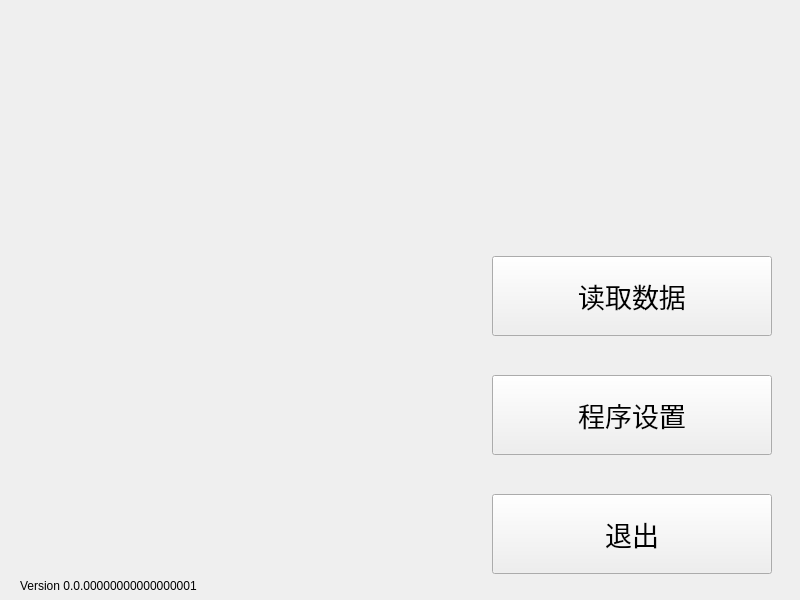
<?xml version="1.0" encoding="UTF-8"?>
<ui version="4.0">
 <class>MainWindow</class>
 <widget class="QMainWindow" name="MainWindow">
  <property name="geometry">
   <rect>
    <x>0</x>
    <y>0</y>
    <width>800</width>
    <height>600</height>
   </rect>
  </property>
  <property name="sizePolicy">
   <sizepolicy hsizetype="Fixed" vsizetype="Fixed">
    <horstretch>0</horstretch>
    <verstretch>0</verstretch>
   </sizepolicy>
  </property>
  <property name="windowTitle">
   <string>EIS程序嘻嘻</string>
  </property>
  <widget class="QWidget" name="mainWindowWidget">
   <property name="enabled">
    <bool>true</bool>
   </property>
   <property name="sizePolicy">
    <sizepolicy hsizetype="Preferred" vsizetype="Preferred">
     <horstretch>0</horstretch>
     <verstretch>0</verstretch>
    </sizepolicy>
   </property>
   <widget class="QStackedWidget" name="Widgets">
    <property name="geometry">
     <rect>
      <x>0</x>
      <y>0</y>
      <width>800</width>
      <height>600</height>
     </rect>
    </property>
    <property name="sizePolicy">
     <sizepolicy hsizetype="Preferred" vsizetype="Preferred">
      <horstretch>0</horstretch>
      <verstretch>0</verstretch>
     </sizepolicy>
    </property>
    <property name="currentIndex">
     <number>0</number>
    </property>
    <widget class="QWidget" name="Start">
     <property name="sizePolicy">
      <sizepolicy hsizetype="Preferred" vsizetype="Preferred">
       <horstretch>0</horstretch>
       <verstretch>0</verstretch>
      </sizepolicy>
     </property>
     <widget class="QLabel" name="TitlePic">
      <property name="geometry">
       <rect>
        <x>10</x>
        <y>10</y>
        <width>771</width>
        <height>221</height>
       </rect>
      </property>
      <property name="text">
       <string/>
      </property>
      <property name="pixmap">
       <pixmap>C:/Users/PanHa/Pictures/4d20e27680f5789f91ae9812689939e0db828a58.jpg</pixmap>
      </property>
      <property name="scaledContents">
       <bool>true</bool>
      </property>
     </widget>
     <widget class="QLabel" name="CornerPic">
      <property name="geometry">
       <rect>
        <x>30</x>
        <y>240</y>
        <width>371</width>
        <height>331</height>
       </rect>
      </property>
      <property name="text">
       <string/>
      </property>
      <property name="pixmap">
       <pixmap>C:/Users/PanHa/Pictures/6coctu_fufu.gif</pixmap>
      </property>
      <property name="scaledContents">
       <bool>true</bool>
      </property>
     </widget>
     <widget class="QLabel" name="VersionText">
      <property name="geometry">
       <rect>
        <x>20</x>
        <y>575</y>
        <width>371</width>
        <height>21</height>
       </rect>
      </property>
      <property name="text">
       <string>Version 0.0.00000000000000001</string>
      </property>
     </widget>
     <widget class="QWidget" name="verticalLayoutWidget">
      <property name="geometry">
       <rect>
        <x>481</x>
        <y>240</y>
        <width>302</width>
        <height>351</height>
       </rect>
      </property>
      <layout class="QVBoxLayout" name="StartButtons">
       <item alignment="Qt::AlignHCenter|Qt::AlignVCenter">
        <widget class="QPushButton" name="ReadDataButton">
         <property name="sizePolicy">
          <sizepolicy hsizetype="Fixed" vsizetype="Fixed">
           <horstretch>0</horstretch>
           <verstretch>0</verstretch>
          </sizepolicy>
         </property>
         <property name="minimumSize">
          <size>
           <width>280</width>
           <height>80</height>
          </size>
         </property>
         <property name="font">
          <font>
           <family>华文彩云</family>
           <pointsize>20</pointsize>
           <weight>50</weight>
           <bold>false</bold>
          </font>
         </property>
         <property name="text">
          <string>读取数据</string>
         </property>
        </widget>
       </item>
       <item alignment="Qt::AlignHCenter|Qt::AlignVCenter">
        <widget class="QPushButton" name="ProgramSettingButton">
         <property name="sizePolicy">
          <sizepolicy hsizetype="Fixed" vsizetype="Fixed">
           <horstretch>0</horstretch>
           <verstretch>0</verstretch>
          </sizepolicy>
         </property>
         <property name="minimumSize">
          <size>
           <width>280</width>
           <height>80</height>
          </size>
         </property>
         <property name="font">
          <font>
           <family>华文彩云</family>
           <pointsize>20</pointsize>
          </font>
         </property>
         <property name="text">
          <string>程序设置</string>
         </property>
        </widget>
       </item>
       <item alignment="Qt::AlignHCenter|Qt::AlignVCenter">
        <widget class="QPushButton" name="ExitButton">
         <property name="sizePolicy">
          <sizepolicy hsizetype="Fixed" vsizetype="Fixed">
           <horstretch>0</horstretch>
           <verstretch>0</verstretch>
          </sizepolicy>
         </property>
         <property name="minimumSize">
          <size>
           <width>280</width>
           <height>80</height>
          </size>
         </property>
         <property name="font">
          <font>
           <family>华文彩云</family>
           <pointsize>20</pointsize>
          </font>
         </property>
         <property name="text">
          <string>退出</string>
         </property>
        </widget>
       </item>
      </layout>
     </widget>
    </widget>
    <widget class="QWidget" name="ReadData">
     <property name="sizePolicy">
      <sizepolicy hsizetype="Preferred" vsizetype="Preferred">
       <horstretch>0</horstretch>
       <verstretch>0</verstretch>
      </sizepolicy>
     </property>
     <widget class="QLabel" name="ReadDataDiagramPic">
      <property name="geometry">
       <rect>
        <x>300</x>
        <y>10</y>
        <width>481</width>
        <height>451</height>
       </rect>
      </property>
      <property name="sizePolicy">
       <sizepolicy hsizetype="Fixed" vsizetype="Fixed">
        <horstretch>0</horstretch>
        <verstretch>0</verstretch>
       </sizepolicy>
      </property>
      <property name="text">
       <string/>
      </property>
      <property name="textFormat">
       <enum>Qt::AutoText</enum>
      </property>
      <property name="pixmap">
       <pixmap>C:/Users/PanHa/Pictures/49d7fde9f169f2405f6b7727b10cd36c2033765513.jpg</pixmap>
      </property>
      <property name="scaledContents">
       <bool>true</bool>
      </property>
     </widget>
     <widget class="QWidget" name="layoutWidget">
      <property name="geometry">
       <rect>
        <x>510</x>
        <y>530</y>
        <width>271</width>
        <height>61</height>
       </rect>
      </property>
      <layout class="QHBoxLayout" name="ReadDataBottomButtons">
       <item>
        <widget class="QPushButton" name="ReadDataBackButton">
         <property name="minimumSize">
          <size>
           <width>130</width>
           <height>50</height>
          </size>
         </property>
         <property name="text">
          <string>返回</string>
         </property>
        </widget>
       </item>
       <item>
        <widget class="QPushButton" name="ReadDataNextButton">
         <property name="minimumSize">
          <size>
           <width>130</width>
           <height>50</height>
          </size>
         </property>
         <property name="text">
          <string>下一步</string>
         </property>
        </widget>
       </item>
      </layout>
     </widget>
     <widget class="QTreeView" name="ReadDataTreeView">
      <property name="geometry">
       <rect>
        <x>10</x>
        <y>10</y>
        <width>271</width>
        <height>571</height>
       </rect>
      </property>
     </widget>
     <widget class="QLabel" name="ReadDataHighlightFileName">
      <property name="geometry">
       <rect>
        <x>290</x>
        <y>530</y>
        <width>201</width>
        <height>61</height>
       </rect>
      </property>
      <property name="text">
       <string>选中的文件：</string>
      </property>
      <property name="alignment">
       <set>Qt::AlignLeading|Qt::AlignLeft|Qt::AlignVCenter</set>
      </property>
     </widget>
    </widget>
    <widget class="QWidget" name="ProcessSettings">
     <widget class="QLabel" name="DRTDiagramPic">
      <property name="geometry">
       <rect>
        <x>300</x>
        <y>10</y>
        <width>481</width>
        <height>451</height>
       </rect>
      </property>
      <property name="sizePolicy">
       <sizepolicy hsizetype="Fixed" vsizetype="Fixed">
        <horstretch>0</horstretch>
        <verstretch>0</verstretch>
       </sizepolicy>
      </property>
      <property name="text">
       <string/>
      </property>
      <property name="textFormat">
       <enum>Qt::AutoText</enum>
      </property>
      <property name="pixmap">
       <pixmap>C:/Users/PanHa/Pictures/49d7fde9f169f2405f6b7727b10cd36c2033765513.jpg</pixmap>
      </property>
      <property name="scaledContents">
       <bool>true</bool>
      </property>
     </widget>
     <widget class="QWidget" name="layoutWidget_2">
      <property name="geometry">
       <rect>
        <x>510</x>
        <y>530</y>
        <width>271</width>
        <height>61</height>
       </rect>
      </property>
      <layout class="QHBoxLayout" name="ProcessBottomButtons">
       <item>
        <widget class="QPushButton" name="ProcessBackButton">
         <property name="minimumSize">
          <size>
           <width>130</width>
           <height>50</height>
          </size>
         </property>
         <property name="text">
          <string>返回</string>
         </property>
        </widget>
       </item>
       <item>
        <widget class="QPushButton" name="ProcessNextButton">
         <property name="minimumSize">
          <size>
           <width>130</width>
           <height>50</height>
          </size>
         </property>
         <property name="text">
          <string>下一步</string>
         </property>
        </widget>
       </item>
      </layout>
     </widget>
     <widget class="QLabel" name="DataNameLabel">
      <property name="geometry">
       <rect>
        <x>10</x>
        <y>10</y>
        <width>271</width>
        <height>41</height>
       </rect>
      </property>
      <property name="font">
       <font>
        <family>华文彩云</family>
        <pointsize>20</pointsize>
       </font>
      </property>
      <property name="text">
       <string>*插入数据名称*:</string>
      </property>
      <property name="scaledContents">
       <bool>true</bool>
      </property>
     </widget>
     <widget class="QLabel" name="staticLabel2">
      <property name="geometry">
       <rect>
        <x>10</x>
        <y>130</y>
        <width>101</width>
        <height>21</height>
       </rect>
      </property>
      <property name="text">
       <string>拟合参数范围：</string>
      </property>
     </widget>
     <widget class="QLabel" name="InfoTextBoxPic">
      <property name="geometry">
       <rect>
        <x>10</x>
        <y>470</y>
        <width>471</width>
        <height>121</height>
       </rect>
      </property>
      <property name="font">
       <font>
        <family>华文彩云</family>
        <pointsize>16</pointsize>
       </font>
      </property>
      <property name="text">
       <string/>
      </property>
      <property name="pixmap">
       <pixmap>UI Elements/ProcessSettings/InfoTextBox.png</pixmap>
      </property>
      <property name="scaledContents">
       <bool>true</bool>
      </property>
      <property name="alignment">
       <set>Qt::AlignLeading|Qt::AlignLeft|Qt::AlignTop</set>
      </property>
      <property name="wordWrap">
       <bool>false</bool>
      </property>
      <property name="margin">
       <number>0</number>
      </property>
     </widget>
     <widget class="QTableWidget" name="BoundsTable">
      <property name="geometry">
       <rect>
        <x>10</x>
        <y>150</y>
        <width>281</width>
        <height>91</height>
       </rect>
      </property>
      <property name="lineWidth">
       <number>1</number>
      </property>
      <property name="midLineWidth">
       <number>0</number>
      </property>
      <property name="horizontalScrollBarPolicy">
       <enum>Qt::ScrollBarAlwaysOff</enum>
      </property>
      <property name="sizeAdjustPolicy">
       <enum>QAbstractScrollArea::AdjustIgnored</enum>
      </property>
      <property name="autoScrollMargin">
       <number>16</number>
      </property>
      <property name="textElideMode">
       <enum>Qt::ElideMiddle</enum>
      </property>
      <property name="showGrid">
       <bool>true</bool>
      </property>
      <property name="gridStyle">
       <enum>Qt::SolidLine</enum>
      </property>
      <property name="sortingEnabled">
       <bool>false</bool>
      </property>
      <property name="cornerButtonEnabled">
       <bool>true</bool>
      </property>
      <attribute name="horizontalHeaderVisible">
       <bool>false</bool>
      </attribute>
      <attribute name="horizontalHeaderCascadingSectionResizes">
       <bool>true</bool>
      </attribute>
      <attribute name="horizontalHeaderMinimumSectionSize">
       <number>30</number>
      </attribute>
      <attribute name="horizontalHeaderDefaultSectionSize">
       <number>100</number>
      </attribute>
      <attribute name="horizontalHeaderStretchLastSection">
       <bool>true</bool>
      </attribute>
      <attribute name="verticalHeaderVisible">
       <bool>false</bool>
      </attribute>
      <attribute name="verticalHeaderCascadingSectionResizes">
       <bool>true</bool>
      </attribute>
      <attribute name="verticalHeaderDefaultSectionSize">
       <number>30</number>
      </attribute>
      <attribute name="verticalHeaderShowSortIndicator" stdset="0">
       <bool>false</bool>
      </attribute>
      <row>
       <property name="text">
        <string>RCircuit</string>
       </property>
      </row>
      <row>
       <property name="text">
        <string>Rs</string>
       </property>
      </row>
      <row>
       <property name="text">
        <string>L</string>
       </property>
      </row>
      <row>
       <property name="text">
        <string>Beta</string>
       </property>
      </row>
      <row>
       <property name="text">
        <string>R</string>
       </property>
      </row>
      <row>
       <property name="text">
        <string>C</string>
       </property>
      </row>
      <column>
       <property name="text">
        <string>最小值</string>
       </property>
      </column>
      <column>
       <property name="text">
        <string>最大值</string>
       </property>
      </column>
      <item row="0" column="0">
       <property name="text">
        <string>1e-8</string>
       </property>
      </item>
      <item row="0" column="1">
       <property name="text">
        <string>10</string>
       </property>
      </item>
     </widget>
     <widget class="QLabel" name="staticLabel">
      <property name="geometry">
       <rect>
        <x>10</x>
        <y>60</y>
        <width>101</width>
        <height>21</height>
       </rect>
      </property>
      <property name="text">
       <string>反应环数量：</string>
      </property>
     </widget>
     <widget class="QLabel" name="InfoText">
      <property name="geometry">
       <rect>
        <x>40</x>
        <y>490</y>
        <width>411</width>
        <height>81</height>
       </rect>
      </property>
      <property name="font">
       <font>
        <family>华文彩云</family>
        <pointsize>12</pointsize>
       </font>
      </property>
      <property name="text">
       <string>这是测试文字，用来测试长度非常非常非常长的时候会怎么样。</string>
      </property>
      <property name="scaledContents">
       <bool>false</bool>
      </property>
      <property name="alignment">
       <set>Qt::AlignLeading|Qt::AlignLeft|Qt::AlignTop</set>
      </property>
      <property name="wordWrap">
       <bool>true</bool>
      </property>
     </widget>
     <widget class="QSpinBox" name="RingCountSpinBox">
      <property name="geometry">
       <rect>
        <x>10</x>
        <y>90</y>
        <width>121</width>
        <height>31</height>
       </rect>
      </property>
      <property name="font">
       <font>
        <family>3ds</family>
        <pointsize>12</pointsize>
        <weight>50</weight>
        <italic>false</italic>
        <bold>false</bold>
       </font>
      </property>
      <property name="prefix">
       <string/>
      </property>
      <property name="maximum">
       <number>10</number>
      </property>
      <property name="value">
       <number>3</number>
      </property>
     </widget>
     <widget class="QCheckBox" name="PreProcessDataCheckBox">
      <property name="geometry">
       <rect>
        <x>10</x>
        <y>250</y>
        <width>111</width>
        <height>21</height>
       </rect>
      </property>
      <property name="layoutDirection">
       <enum>Qt::RightToLeft</enum>
      </property>
      <property name="text">
       <string>数据预处理：</string>
      </property>
      <property name="checked">
       <bool>true</bool>
      </property>
     </widget>
     <widget class="QPushButton" name="ShowPreProcessOptionsButton">
      <property name="geometry">
       <rect>
        <x>10</x>
        <y>280</y>
        <width>131</width>
        <height>41</height>
       </rect>
      </property>
      <property name="text">
       <string>查看预处理选项</string>
      </property>
     </widget>
     <widget class="QLabel" name="staticLabel3">
      <property name="geometry">
       <rect>
        <x>10</x>
        <y>340</y>
        <width>101</width>
        <height>21</height>
       </rect>
      </property>
      <property name="text">
       <string>拟合算法：</string>
      </property>
     </widget>
     <widget class="QTableWidget" name="MethodsTable">
      <property name="geometry">
       <rect>
        <x>10</x>
        <y>370</y>
        <width>281</width>
        <height>91</height>
       </rect>
      </property>
      <property name="lineWidth">
       <number>1</number>
      </property>
      <property name="horizontalScrollBarPolicy">
       <enum>Qt::ScrollBarAlwaysOff</enum>
      </property>
      <property name="sizeAdjustPolicy">
       <enum>QAbstractScrollArea::AdjustIgnored</enum>
      </property>
      <property name="autoScrollMargin">
       <number>16</number>
      </property>
      <property name="textElideMode">
       <enum>Qt::ElideMiddle</enum>
      </property>
      <property name="showGrid">
       <bool>true</bool>
      </property>
      <property name="sortingEnabled">
       <bool>false</bool>
      </property>
      <property name="cornerButtonEnabled">
       <bool>true</bool>
      </property>
      <attribute name="horizontalHeaderVisible">
       <bool>false</bool>
      </attribute>
      <attribute name="horizontalHeaderCascadingSectionResizes">
       <bool>true</bool>
      </attribute>
      <attribute name="horizontalHeaderMinimumSectionSize">
       <number>30</number>
      </attribute>
      <attribute name="horizontalHeaderDefaultSectionSize">
       <number>100</number>
      </attribute>
      <attribute name="horizontalHeaderStretchLastSection">
       <bool>true</bool>
      </attribute>
      <attribute name="verticalHeaderVisible">
       <bool>false</bool>
      </attribute>
      <attribute name="verticalHeaderCascadingSectionResizes">
       <bool>true</bool>
      </attribute>
      <attribute name="verticalHeaderDefaultSectionSize">
       <number>30</number>
      </attribute>
      <attribute name="verticalHeaderShowSortIndicator" stdset="0">
       <bool>false</bool>
      </attribute>
     </widget>
    </widget>
    <widget class="QWidget" name="Processing">
     <widget class="QLabel" name="ProcessingVideo">
      <property name="geometry">
       <rect>
        <x>100</x>
        <y>20</y>
        <width>600</width>
        <height>401</height>
       </rect>
      </property>
      <property name="font">
       <font>
        <family>华文彩云</family>
        <pointsize>30</pointsize>
       </font>
      </property>
      <property name="layoutDirection">
       <enum>Qt::LeftToRight</enum>
      </property>
      <property name="frameShape">
       <enum>QFrame::Box</enum>
      </property>
      <property name="text">
       <string>纯纯的冰</string>
      </property>
      <property name="alignment">
       <set>Qt::AlignCenter</set>
      </property>
     </widget>
     <widget class="QLabel" name="TimeUsageLabel">
      <property name="geometry">
       <rect>
        <x>20</x>
        <y>470</y>
        <width>301</width>
        <height>41</height>
       </rect>
      </property>
      <property name="font">
       <font>
        <family>华文彩云</family>
        <pointsize>12</pointsize>
       </font>
      </property>
      <property name="text">
       <string>已用时：99:99:99</string>
      </property>
     </widget>
     <widget class="QPushButton" name="ProcessingNextButton">
      <property name="enabled">
       <bool>false</bool>
      </property>
      <property name="geometry">
       <rect>
        <x>660</x>
        <y>460</y>
        <width>121</width>
        <height>51</height>
       </rect>
      </property>
      <property name="text">
       <string>下一步</string>
      </property>
     </widget>
     <widget class="QWidget" name="layoutWidget">
      <property name="geometry">
       <rect>
        <x>20</x>
        <y>520</y>
        <width>761</width>
        <height>71</height>
       </rect>
      </property>
      <layout class="QFormLayout" name="ProgressBars">
       <item row="0" column="0">
        <widget class="QLabel" name="staticLabel4">
         <property name="font">
          <font>
           <family>华文彩云</family>
           <pointsize>12</pointsize>
          </font>
         </property>
         <property name="text">
          <string>当前算法进度：</string>
         </property>
        </widget>
       </item>
       <item row="0" column="1">
        <widget class="QProgressBar" name="CurrentMethodProgressBar">
         <property name="sizePolicy">
          <sizepolicy hsizetype="Expanding" vsizetype="Expanding">
           <horstretch>0</horstretch>
           <verstretch>0</verstretch>
          </sizepolicy>
         </property>
         <property name="value">
          <number>50</number>
         </property>
        </widget>
       </item>
       <item row="1" column="0">
        <widget class="QLabel" name="staticLabel5">
         <property name="font">
          <font>
           <family>华文彩云</family>
           <pointsize>12</pointsize>
          </font>
         </property>
         <property name="text">
          <string>总进度：</string>
         </property>
        </widget>
       </item>
       <item row="1" column="1">
        <widget class="QProgressBar" name="TotalProgressBar">
         <property name="sizePolicy">
          <sizepolicy hsizetype="Expanding" vsizetype="Expanding">
           <horstretch>0</horstretch>
           <verstretch>0</verstretch>
          </sizepolicy>
         </property>
         <property name="value">
          <number>50</number>
         </property>
        </widget>
       </item>
      </layout>
     </widget>
    </widget>
    <widget class="QWidget" name="SaveResult">
     <widget class="QTextBrowser" name="ResultTextBrowser">
      <property name="geometry">
       <rect>
        <x>10</x>
        <y>60</y>
        <width>351</width>
        <height>531</height>
       </rect>
      </property>
     </widget>
     <widget class="QLabel" name="ResultTitle">
      <property name="geometry">
       <rect>
        <x>10</x>
        <y>10</y>
        <width>351</width>
        <height>41</height>
       </rect>
      </property>
      <property name="font">
       <font>
        <family>华文彩云</family>
        <pointsize>16</pointsize>
       </font>
      </property>
      <property name="text">
       <string>XXX拟合结果：</string>
      </property>
      <property name="scaledContents">
       <bool>true</bool>
      </property>
      <property name="margin">
       <number>5</number>
      </property>
     </widget>
     <widget class="QWidget" name="layoutWidget_3">
      <property name="geometry">
       <rect>
        <x>520</x>
        <y>530</y>
        <width>271</width>
        <height>61</height>
       </rect>
      </property>
      <layout class="QHBoxLayout" name="SaveResultBottomButtons">
       <item>
        <widget class="QPushButton" name="SaveResultSaveButton">
         <property name="minimumSize">
          <size>
           <width>130</width>
           <height>50</height>
          </size>
         </property>
         <property name="text">
          <string>保存数据</string>
         </property>
        </widget>
       </item>
       <item>
        <widget class="QPushButton" name="SaveResultNextButton">
         <property name="minimumSize">
          <size>
           <width>130</width>
           <height>50</height>
          </size>
         </property>
         <property name="text">
          <string>返回主界面</string>
         </property>
        </widget>
       </item>
      </layout>
     </widget>
     <widget class="QLabel" name="SaveResultInfoLabel">
      <property name="geometry">
       <rect>
        <x>380</x>
        <y>530</y>
        <width>131</width>
        <height>51</height>
       </rect>
      </property>
      <property name="font">
       <font>
        <family>华文彩云</family>
        <pointsize>14</pointsize>
       </font>
      </property>
      <property name="text">
       <string>已保存！</string>
      </property>
      <property name="alignment">
       <set>Qt::AlignCenter</set>
      </property>
     </widget>
     <widget class="QSplitter" name="ResultDisplay">
      <property name="geometry">
       <rect>
        <x>370</x>
        <y>20</y>
        <width>421</width>
        <height>421</height>
       </rect>
      </property>
      <property name="orientation">
       <enum>Qt::Vertical</enum>
      </property>
      <property name="handleWidth">
       <number>20</number>
      </property>
      <widget class="QLabel" name="ResultPic">
       <property name="sizePolicy">
        <sizepolicy hsizetype="Fixed" vsizetype="Fixed">
         <horstretch>0</horstretch>
         <verstretch>0</verstretch>
        </sizepolicy>
       </property>
       <property name="text">
        <string/>
       </property>
       <property name="textFormat">
        <enum>Qt::AutoText</enum>
       </property>
       <property name="pixmap">
        <pixmap>C:/Users/PanHa/Pictures/49d7fde9f169f2405f6b7727b10cd36c2033765513.jpg</pixmap>
       </property>
       <property name="scaledContents">
        <bool>true</bool>
       </property>
      </widget>
      <widget class="QWidget" name="layoutWidget">
       <layout class="QHBoxLayout" name="ResultPicControl">
        <item>
         <widget class="QToolButton" name="SaveResultLeftButton">
          <property name="font">
           <font>
            <family>3ds</family>
           </font>
          </property>
          <property name="text">
           <string/>
          </property>
          <property name="autoRaise">
           <bool>false</bool>
          </property>
          <property name="arrowType">
           <enum>Qt::LeftArrow</enum>
          </property>
         </widget>
        </item>
        <item>
         <widget class="QLabel" name="ResultPicTitle">
          <property name="frameShape">
           <enum>QFrame::WinPanel</enum>
          </property>
          <property name="frameShadow">
           <enum>QFrame::Plain</enum>
          </property>
          <property name="text">
           <string>图片名字</string>
          </property>
          <property name="scaledContents">
           <bool>true</bool>
          </property>
          <property name="alignment">
           <set>Qt::AlignCenter</set>
          </property>
         </widget>
        </item>
        <item>
         <widget class="QToolButton" name="SaveResultRightButton">
          <property name="font">
           <font>
            <family>3ds</family>
           </font>
          </property>
          <property name="text">
           <string/>
          </property>
          <property name="autoRaise">
           <bool>false</bool>
          </property>
          <property name="arrowType">
           <enum>Qt::RightArrow</enum>
          </property>
         </widget>
        </item>
       </layout>
      </widget>
     </widget>
    </widget>
   </widget>
  </widget>
 </widget>
 <tabstops>
  <tabstop>ReadDataButton</tabstop>
  <tabstop>ProgramSettingButton</tabstop>
  <tabstop>ExitButton</tabstop>
  <tabstop>ReadDataTreeView</tabstop>
  <tabstop>ReadDataBackButton</tabstop>
  <tabstop>ReadDataNextButton</tabstop>
  <tabstop>RingCountSpinBox</tabstop>
  <tabstop>BoundsTable</tabstop>
  <tabstop>ShowPreProcessOptionsButton</tabstop>
  <tabstop>PreProcessDataCheckBox</tabstop>
  <tabstop>MethodsTable</tabstop>
  <tabstop>ProcessBackButton</tabstop>
  <tabstop>ProcessNextButton</tabstop>
  <tabstop>ProcessingNextButton</tabstop>
  <tabstop>ResultTextBrowser</tabstop>
  <tabstop>SaveResultLeftButton</tabstop>
  <tabstop>SaveResultRightButton</tabstop>
  <tabstop>SaveResultSaveButton</tabstop>
  <tabstop>SaveResultNextButton</tabstop>
 </tabstops>
 <resources/>
 <connections>
  <connection>
   <sender>ReadDataButton</sender>
   <signal>clicked()</signal>
   <receiver>MainWindow</receiver>
   <slot>changeToNextPage()</slot>
   <hints>
    <hint type="sourcelabel">
     <x>588</x>
     <y>303</y>
    </hint>
    <hint type="destinationlabel">
     <x>416</x>
     <y>-10</y>
    </hint>
   </hints>
  </connection>
  <connection>
   <sender>ProgramSettingButton</sender>
   <signal>clicked()</signal>
   <receiver>MainWindow</receiver>
   <slot>openProgramSettingDialog()</slot>
   <hints>
    <hint type="sourcelabel">
     <x>626</x>
     <y>415</y>
    </hint>
    <hint type="destinationlabel">
     <x>648</x>
     <y>-6</y>
    </hint>
   </hints>
  </connection>
  <connection>
   <sender>ExitButton</sender>
   <signal>clicked()</signal>
   <receiver>MainWindow</receiver>
   <slot>close()</slot>
   <hints>
    <hint type="sourcelabel">
     <x>623</x>
     <y>535</y>
    </hint>
    <hint type="destinationlabel">
     <x>595</x>
     <y>-20</y>
    </hint>
   </hints>
  </connection>
  <connection>
   <sender>ReadDataTreeView</sender>
   <signal>clicked(QModelIndex)</signal>
   <receiver>MainWindow</receiver>
   <slot>readDataTreeViewClicked(QModelIndex)</slot>
   <hints>
    <hint type="sourcelabel">
     <x>155</x>
     <y>116</y>
    </hint>
    <hint type="destinationlabel">
     <x>200</x>
     <y>-15</y>
    </hint>
   </hints>
  </connection>
  <connection>
   <sender>ReadDataBackButton</sender>
   <signal>clicked()</signal>
   <receiver>MainWindow</receiver>
   <slot>changeToPreviousPage()</slot>
   <hints>
    <hint type="sourcelabel">
     <x>569</x>
     <y>561</y>
    </hint>
    <hint type="destinationlabel">
     <x>517</x>
     <y>-16</y>
    </hint>
   </hints>
  </connection>
  <connection>
   <sender>ReadDataNextButton</sender>
   <signal>clicked()</signal>
   <receiver>MainWindow</receiver>
   <slot>changeToNextPage()</slot>
   <hints>
    <hint type="sourcelabel">
     <x>711</x>
     <y>561</y>
    </hint>
    <hint type="destinationlabel">
     <x>639</x>
     <y>-12</y>
    </hint>
   </hints>
  </connection>
  <connection>
   <sender>BoundsTable</sender>
   <signal>cellChanged(int,int)</signal>
   <receiver>MainWindow</receiver>
   <slot>updateBounds()</slot>
   <hints>
    <hint type="sourcelabel">
     <x>35</x>
     <y>174</y>
    </hint>
    <hint type="destinationlabel">
     <x>71</x>
     <y>-15</y>
    </hint>
   </hints>
  </connection>
  <connection>
   <sender>ShowPreProcessOptionsButton</sender>
   <signal>clicked()</signal>
   <receiver>MainWindow</receiver>
   <slot>openPreprocessSettingDialog()</slot>
   <hints>
    <hint type="sourcelabel">
     <x>81</x>
     <y>280</y>
    </hint>
    <hint type="destinationlabel">
     <x>54</x>
     <y>-10</y>
    </hint>
   </hints>
  </connection>
  <connection>
   <sender>RingCountSpinBox</sender>
   <signal>editingFinished()</signal>
   <receiver>MainWindow</receiver>
   <slot>updateRingCounts()</slot>
   <hints>
    <hint type="sourcelabel">
     <x>68</x>
     <y>101</y>
    </hint>
    <hint type="destinationlabel">
     <x>-4</x>
     <y>100</y>
    </hint>
   </hints>
  </connection>
  <connection>
   <sender>MethodsTable</sender>
   <signal>cellChanged(int,int)</signal>
   <receiver>MainWindow</receiver>
   <slot>updateMethods()</slot>
   <hints>
    <hint type="sourcelabel">
     <x>45</x>
     <y>373</y>
    </hint>
    <hint type="destinationlabel">
     <x>-5</x>
     <y>367</y>
    </hint>
   </hints>
  </connection>
  <connection>
   <sender>ProcessBackButton</sender>
   <signal>clicked()</signal>
   <receiver>MainWindow</receiver>
   <slot>changeToPreviousPage()</slot>
   <hints>
    <hint type="sourcelabel">
     <x>575</x>
     <y>553</y>
    </hint>
    <hint type="destinationlabel">
     <x>581</x>
     <y>604</y>
    </hint>
   </hints>
  </connection>
  <connection>
   <sender>ProcessNextButton</sender>
   <signal>clicked()</signal>
   <receiver>MainWindow</receiver>
   <slot>changeToNextPage()</slot>
   <hints>
    <hint type="sourcelabel">
     <x>725</x>
     <y>568</y>
    </hint>
    <hint type="destinationlabel">
     <x>803</x>
     <y>552</y>
    </hint>
   </hints>
  </connection>
  <connection>
   <sender>ProcessingNextButton</sender>
   <signal>clicked()</signal>
   <receiver>MainWindow</receiver>
   <slot>changeToNextPage()</slot>
   <hints>
    <hint type="sourcelabel">
     <x>728</x>
     <y>477</y>
    </hint>
    <hint type="destinationlabel">
     <x>649</x>
     <y>-20</y>
    </hint>
   </hints>
  </connection>
  <connection>
   <sender>SaveResultSaveButton</sender>
   <signal>clicked()</signal>
   <receiver>MainWindow</receiver>
   <slot>saveResult()</slot>
   <hints>
    <hint type="sourcelabel">
     <x>611</x>
     <y>558</y>
    </hint>
    <hint type="destinationlabel">
     <x>-5</x>
     <y>560</y>
    </hint>
   </hints>
  </connection>
  <connection>
   <sender>SaveResultNextButton</sender>
   <signal>clicked()</signal>
   <receiver>MainWindow</receiver>
   <slot>returnToMainMenu()</slot>
   <hints>
    <hint type="sourcelabel">
     <x>725</x>
     <y>560</y>
    </hint>
    <hint type="destinationlabel">
     <x>-4</x>
     <y>37</y>
    </hint>
   </hints>
  </connection>
  <connection>
   <sender>SaveResultRightButton</sender>
   <signal>clicked()</signal>
   <receiver>MainWindow</receiver>
   <slot>saveResultRightButtonClicked()</slot>
   <hints>
    <hint type="sourcelabel">
     <x>679</x>
     <y>430</y>
    </hint>
    <hint type="destinationlabel">
     <x>804</x>
     <y>511</y>
    </hint>
   </hints>
  </connection>
  <connection>
   <sender>SaveResultLeftButton</sender>
   <signal>clicked()</signal>
   <receiver>MainWindow</receiver>
   <slot>saveResultLeftButtonClicked()</slot>
   <hints>
    <hint type="sourcelabel">
     <x>472</x>
     <y>428</y>
    </hint>
    <hint type="destinationlabel">
     <x>467</x>
     <y>602</y>
    </hint>
   </hints>
  </connection>
 </connections>
 <slots>
  <slot>changeToNextPage()</slot>
  <slot>openProgramSettingDialog()</slot>
  <slot>readDataTreeViewClicked(QModelIndex)</slot>
  <slot>changeToPreviousPage()</slot>
  <slot>updateBounds()</slot>
  <slot>openPreprocessSettingDialog()</slot>
  <slot>updateRingCounts()</slot>
  <slot>updateMethods()</slot>
  <slot>saveResultLeftButtonClicked()</slot>
  <slot>saveResultRightButtonClicked()</slot>
  <slot>saveResult()</slot>
  <slot>returnToMainMenu()</slot>
 </slots>
</ui>
